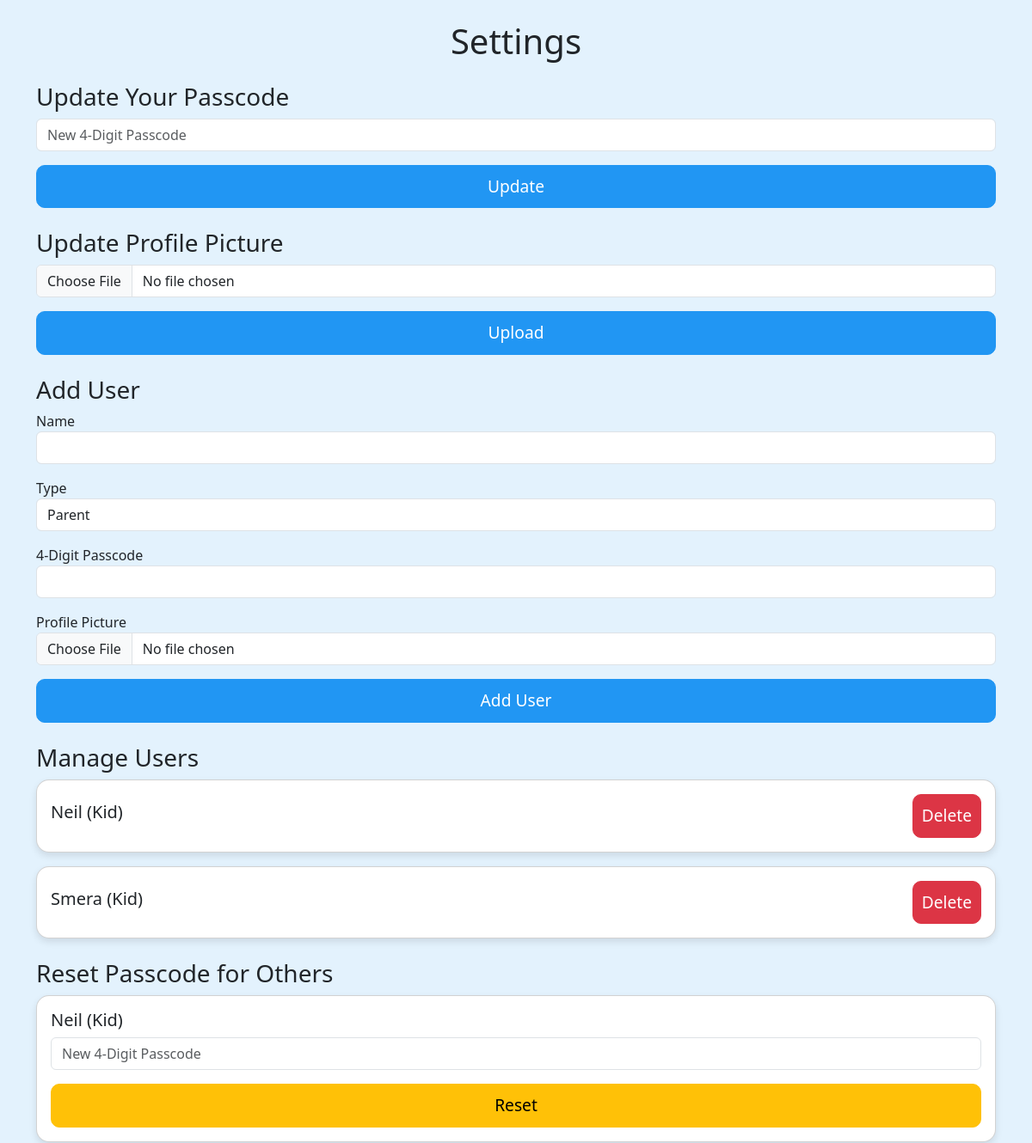
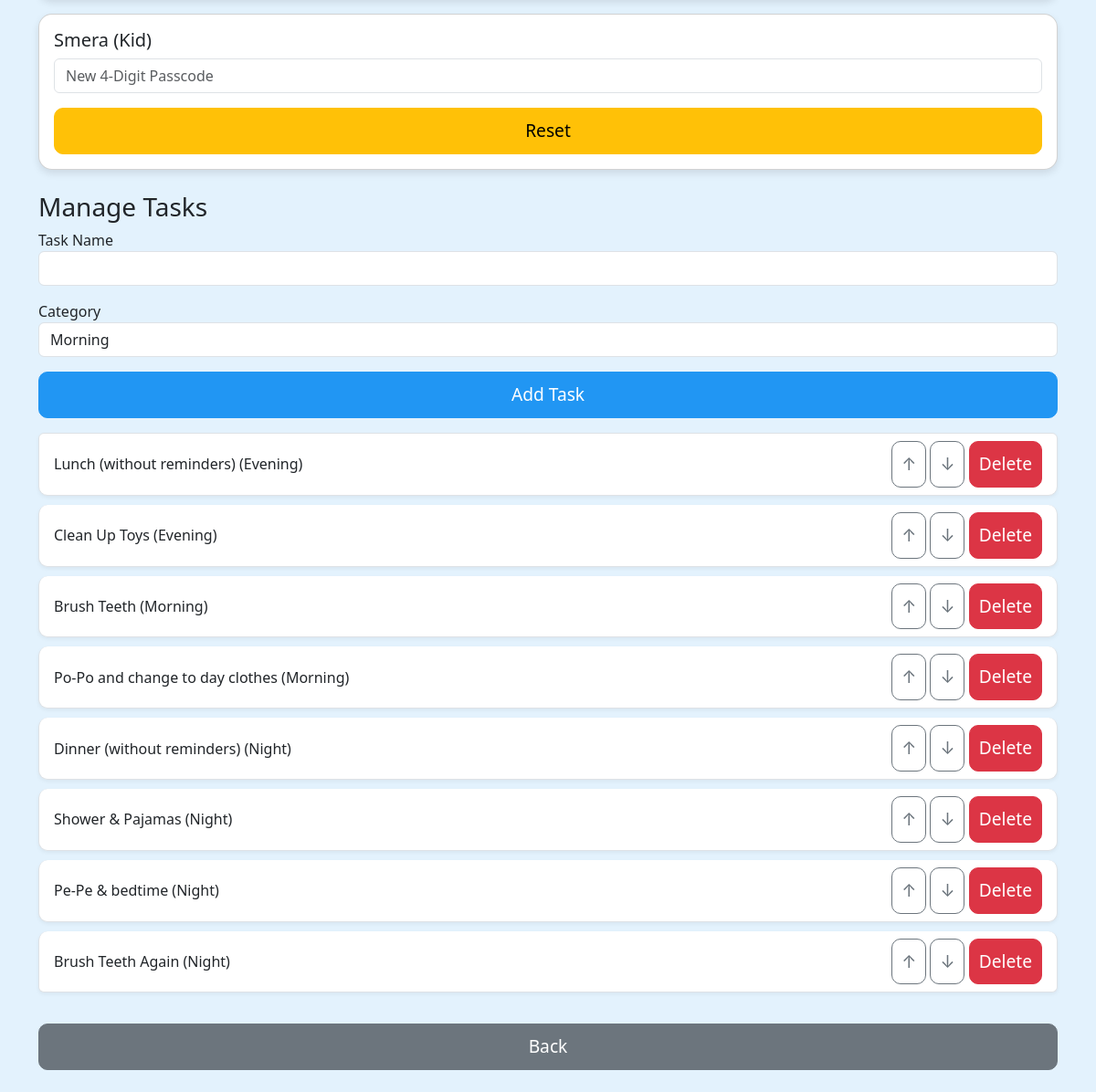
The page /settings (signed in) on the database its author committed (2 pictures, top to bottom).
### tables this page shows
CREATE TABLE users (
                id INTEGER PRIMARY KEY AUTOINCREMENT,
                name TEXT NOT NULL,
                type TEXT NOT NULL,  -- 'parent' or 'kid'
                passcode TEXT NOT NULL,
                profile_pic TEXT
            );

CREATE TABLE task_templates (
                id INTEGER PRIMARY KEY AUTOINCREMENT,
                name TEXT NOT NULL,
                category TEXT NOT NULL  -- 'morning', 'evening', 'night'
            , order_num INTEGER DEFAULT 0);

### app.py (the view, shortened to what this page needs)
@app.route('/settings', methods=['GET', 'POST'])
def settings():
    if 'user_id' not in session:
        logger.debug("Access to /settings denied: No user_id in session")
        return redirect(url_for('landing'))
    user_id = session['user_id']
    is_parent = session['type'] == 'parent'
    with get_db() as db:
        users = db.execute('SELECT * FROM users WHERE id != ?', (user_id,)).fetchall() if is_parent else None
        tasks = db.execute('SELECT * FROM task_templates ORDER BY category').fetchall() if is_parent else None
    return render_template('settings.html', is_parent=is_parent, users=users, tasks=tasks)

### app.py (called while the page is built)
def get_db():
    conn = sqlite3.connect('home.db')
    conn.row_factory = sqlite3.Row
    return conn

### templates/settings.html (shortened to what this page needs)
{% extends 'base.html' %}
{% block content %}
<h1 class="text-center mb-4">Settings</h1>
<h3>Update Your Passcode</h3>
<form method="POST">
    <div class="mb-3">
        <input type="password" name="new_passcode" class="form-control" placeholder="New 4-Digit Passcode" required maxlength="4">
    </div>
    <button type="submit" class="btn btn-primary btn-lg w-100">Update</button>
</form>
<h3 class="mt-4">Update Profile Picture</h3>
<form method="POST" enctype="multipart/form-data">
    <div class="mb-3">
        <input type="file" name="profile_pic" class="form-control">
    </div>
    <button type="submit" class="btn btn-primary btn-lg w-100">Upload</button>
</form>
{% if is_parent %}
<h3 class="mt-4">Add User</h3>
<form method="POST" enctype="multipart/form-data">
    <div class="mb-3">
        <label>Name</label>
        <input type="text" name="name" class="form-control" required>
    </div>
    <div class="mb-3">
        <label>Type</label>
        <select name="type" class="form-control">
            <option value="parent">Parent</option>
        </select>
    </div>
    <div class="mb-3">
        <label>4-Digit Passcode</label>
        <input type="password" name="passcode" class="form-control" required maxlength="4">
    </div>
    <div class="mb-3">
        <label>Profile Picture</label>
        <input type="file" name="profile_pic" class="form-control">
    </div>
    <button type="submit" class="btn btn-primary btn-lg w-100">Add User</button>
</form>
<h3 class="mt-4">Manage Users</h3>
{% for user in users %}
<div class="card mb-3">
    <div class="card-body d-flex justify-content-between align-items-center">
        <h5>{{ user.name }} ({{ user.type.capitalize() }})</h5>
        <form method="POST" style="display:inline;">
            <button type="submit" class="btn btn-danger btn-sm" onclick="return confirm('Are you sure you want to delete this user?');">Delete</button>
        </form>
    </div>
</div>
{% endfor %}
<h3 class="mt-4">Reset Passcode for Others</h3>
{% for user in users %}
<div class="card mb-3">
    <div class="card-body">
        <h5>{{ user.name }} ({{ user.type.capitalize() }})</h5>
        <form method="POST">
            <div class="mb-3">
                <input type="password" name="new_passcode" class="form-control" placeholder="New 4-Digit Passcode" required maxlength="4">
            </div>
            <button type="submit" class="btn btn-warning btn-sm w-100">Reset</button>
        </form>
    </div>
</div>
{% endfor %}
<h3 class="mt-4">Manage Tasks</h3>
<form method="POST">
    <div class="mb-3">
        <label>Task Name</label>
        <input type="text" name="task_name" class="form-control" required>
    </div>
    <div class="mb-3">
        <label>Category</label>
        <select name="category" class="form-control">
            <option value="morning">Morning</option>
        </select>
    </div>
    <button type="submit" class="btn btn-primary btn-lg w-100">Add Task</button>
</form>
<ul class="list-group mt-3">
    {% for task in tasks %}
    <li class="list-group-item d-flex justify-content-between align-items-center">
        {{ task.name }} ({{ task.category.capitalize() }})
        <div>
            <form method="POST" style="display:inline;">
                <button type="submit" class="btn btn-outline-secondary btn-sm">↑</button>
            </form>
            <form method="POST" style="display:inline;">
                <button type="submit" class="btn btn-outline-secondary btn-sm">↓</button>
            </form>
            <form method="POST" style="display:inline;">
                <button type="submit" class="btn btn-danger btn-sm" onclick="return confirm('Are you sure you want to delete this task?');">Delete</button>
            </form>
        </div>
    </li>
    {% endfor %}
</ul>
{% endif %}
<a href="{{ url_for('home') if session.type == 'kid' else url_for('kids') }}" class="btn btn-secondary btn-lg w-100 mt-4">Back</a>
{% endblock %}

### static/style.css (style rules this page uses)
body.bg-light-blue { background-color: #E3F2FD; }
.card { background-color: #FFFFFF; border-radius: 15px; box-shadow: 0 4px 8px rgba(0,0,0,0.1); }
.btn { border-radius: 10px; font-size: 1.2rem; padding: 10px; }
.btn-primary { background-color: #2196F3; border-color: #2196F3; }
.btn-warning { background-color: #FFC107; border-color: #FFC107; }
.list-group-item { border-radius: 10px; margin-bottom: 10px; box-shadow: 0 2px 4px rgba(0,0,0,0.05); }

### rows shown on the page
users: name "Neil", type "Kid"
users: name "Smera", type "Kid"
task_templates: name "Lunch (without reminders)", category "Evening"
task_templates: name "Clean Up Toys", category "Evening"
task_templates: name "Brush Teeth", category "Morning"
task_templates: name "Po-Po and change to day clothes", category "Morning"
task_templates: name "Dinner (without reminders)", category "Night"
task_templates: name "Shower & Pajamas", category "Night"
task_templates: name "Pe-Pe & bedtime", category "Night"
task_templates: name "Brush Teeth Again", category "Night"
